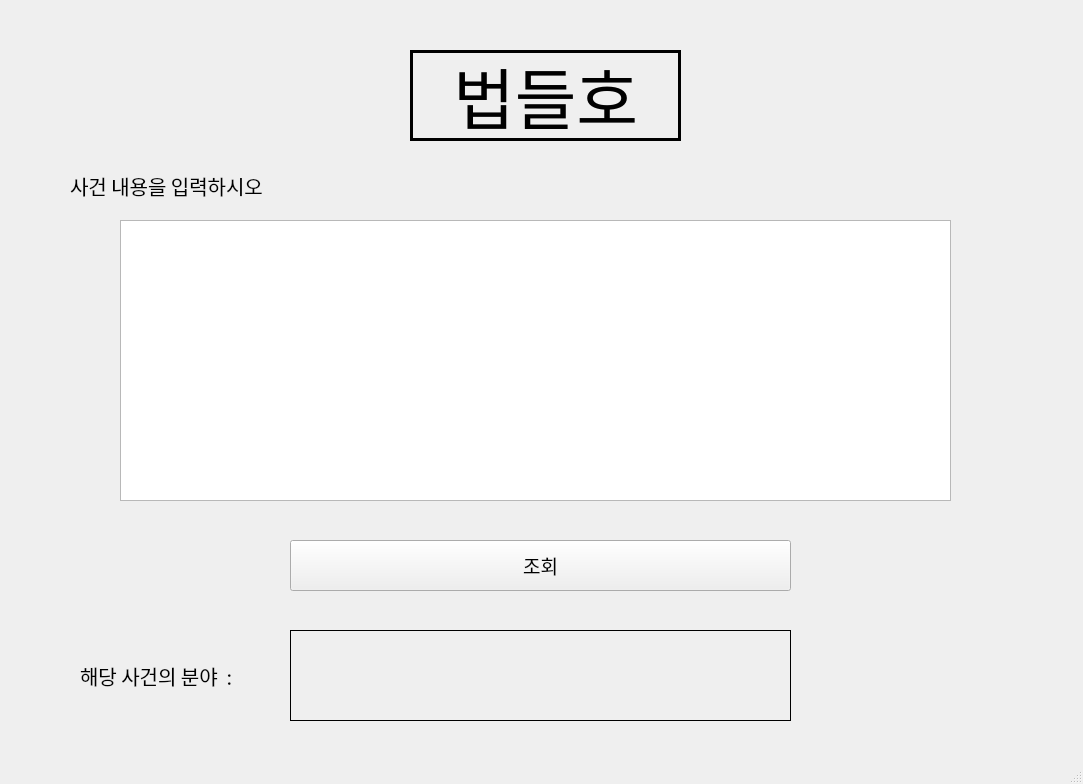
<?xml version="1.0" encoding="UTF-8"?>
<ui version="4.0">
 <class>bubdleho</class>
 <widget class="QMainWindow" name="bubdleho">
  <property name="geometry">
   <rect>
    <x>0</x>
    <y>0</y>
    <width>1083</width>
    <height>784</height>
   </rect>
  </property>
  <property name="font">
   <font>
    <family>BM EULJIRO TTF</family>
    <pointsize>9</pointsize>
   </font>
  </property>
  <property name="windowTitle">
   <string>법들호</string>
  </property>
  <property name="windowIcon">
   <iconset resource="background.qrc">
    <normaloff>:/back/background-removebg-preview.png</normaloff>:/back/background-removebg-preview.png</iconset>
  </property>
  <widget class="QWidget" name="centralwidget">
   <widget class="QLabel" name="Program_name">
    <property name="geometry">
     <rect>
      <x>410</x>
      <y>50</y>
      <width>271</width>
      <height>91</height>
     </rect>
    </property>
    <property name="font">
     <font>
      <family>BM EULJIRO</family>
      <pointsize>50</pointsize>
     </font>
    </property>
    <property name="layoutDirection">
     <enum>Qt::LeftToRight</enum>
    </property>
    <property name="frameShape">
     <enum>QFrame::Panel</enum>
    </property>
    <property name="frameShadow">
     <enum>QFrame::Plain</enum>
    </property>
    <property name="lineWidth">
     <number>3</number>
    </property>
    <property name="text">
     <string>법들호</string>
    </property>
    <property name="alignment">
     <set>Qt::AlignCenter</set>
    </property>
   </widget>
   <widget class="QLabel" name="Case_print">
    <property name="geometry">
     <rect>
      <x>80</x>
      <y>660</y>
      <width>191</width>
      <height>31</height>
     </rect>
    </property>
    <property name="font">
     <font>
      <family>BM DoHyeon OTF</family>
      <pointsize>15</pointsize>
     </font>
    </property>
    <property name="text">
     <string>해당 사건의 분야  :</string>
    </property>
   </widget>
   <widget class="QLabel" name="Case_name">
    <property name="geometry">
     <rect>
      <x>70</x>
      <y>170</y>
      <width>211</width>
      <height>31</height>
     </rect>
    </property>
    <property name="font">
     <font>
      <family>BM DoHyeon OTF</family>
      <pointsize>15</pointsize>
      <weight>50</weight>
      <bold>false</bold>
     </font>
    </property>
    <property name="text">
     <string>사건 내용을 입력하시오</string>
    </property>
   </widget>
   <widget class="QPushButton" name="Case_button">
    <property name="geometry">
     <rect>
      <x>290</x>
      <y>540</y>
      <width>501</width>
      <height>51</height>
     </rect>
    </property>
    <property name="font">
     <font>
      <family>BM DoHyeon OTF</family>
      <pointsize>14</pointsize>
     </font>
    </property>
    <property name="text">
     <string>조회</string>
    </property>
   </widget>
   <widget class="QTextEdit" name="Case_input">
    <property name="geometry">
     <rect>
      <x>120</x>
      <y>220</y>
      <width>831</width>
      <height>281</height>
     </rect>
    </property>
    <property name="font">
     <font>
      <family>BM DoHyeon OTF</family>
      <pointsize>9</pointsize>
     </font>
    </property>
   </widget>
   <widget class="QLabel" name="First_output">
    <property name="geometry">
     <rect>
      <x>290</x>
      <y>630</y>
      <width>501</width>
      <height>91</height>
     </rect>
    </property>
    <property name="font">
     <font>
      <family>BM DoHyeon OTF</family>
      <pointsize>20</pointsize>
      <weight>50</weight>
      <bold>false</bold>
     </font>
    </property>
    <property name="layoutDirection">
     <enum>Qt::LeftToRight</enum>
    </property>
    <property name="frameShape">
     <enum>QFrame::Box</enum>
    </property>
    <property name="text">
     <string/>
    </property>
    <property name="alignment">
     <set>Qt::AlignHCenter|Qt::AlignTop</set>
    </property>
    <property name="margin">
     <number>20</number>
    </property>
   </widget>
   <widget class="QLabel" name="label">
    <property name="geometry">
     <rect>
      <x>800</x>
      <y>490</y>
      <width>261</width>
      <height>271</height>
     </rect>
    </property>
    <property name="text">
     <string/>
    </property>
    <property name="pixmap">
     <pixmap resource="background.qrc">:/back/background-removebg-preview.png</pixmap>
    </property>
    <property name="scaledContents">
     <bool>true</bool>
    </property>
   </widget>
   <widget class="QLabel" name="Second_output">
    <property name="geometry">
     <rect>
      <x>290</x>
      <y>680</y>
      <width>501</width>
      <height>41</height>
     </rect>
    </property>
    <property name="font">
     <font>
      <family>BM DoHyeon OTF</family>
      <pointsize>15</pointsize>
      <weight>50</weight>
      <bold>false</bold>
     </font>
    </property>
    <property name="text">
     <string/>
    </property>
    <property name="alignment">
     <set>Qt::AlignCenter</set>
    </property>
    <property name="margin">
     <number>5</number>
    </property>
   </widget>
   <zorder>label</zorder>
   <zorder>Program_name</zorder>
   <zorder>Case_print</zorder>
   <zorder>Case_name</zorder>
   <zorder>Case_button</zorder>
   <zorder>Case_input</zorder>
   <zorder>First_output</zorder>
   <zorder>Second_output</zorder>
  </widget>
  <widget class="QStatusBar" name="statusbar"/>
 </widget>
 <resources>
  <include location="background.qrc"/>
 </resources>
 <connections/>
</ui>
